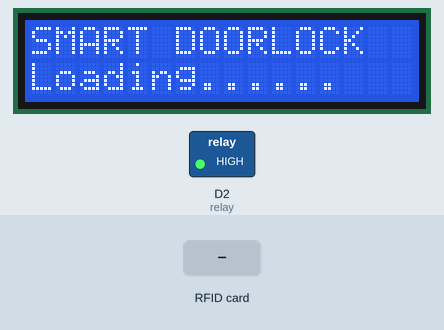
Recording of a sketch running on a simulated ESP8266 (NodeMCU). Shown: 16×2 character LCD, switched loads named in the sketch (green lamp = pin HIGH). The inputs (shaded band) are chosen by the test bench. What the sketch prints to the serial monitor is not drawn.

Above: at 1.2 s.
At 3.3 s:
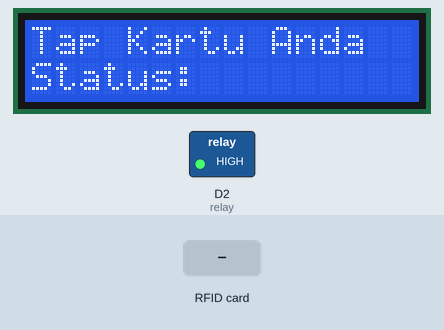
3.4 s: RFID card 81 B0 1F 26 held to the reader
At 4.0 s:
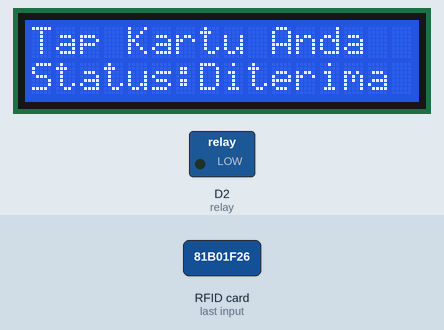
4.9 s: RFID card 5E 7A 19 C4 held to the reader
At 7.6 s:
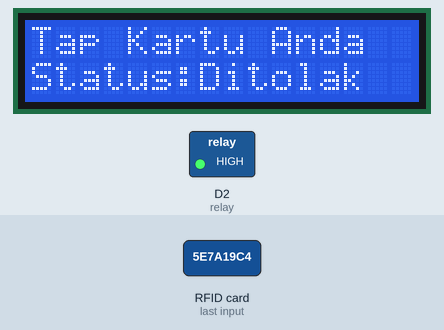
7.9 s: RFID card C3 1D AD 94 held to the reader
At 13.1 s:
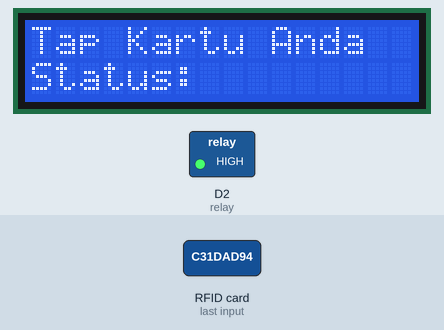
Timing chart, 0 to 14.6 s (numbered marks = the images above; inputs shaded):
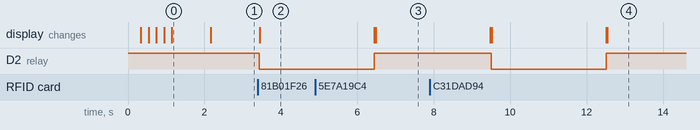

Measured:
- after the input at 3.4 s, D2 (relay): HIGH → LOW at once; the display: changes at once (image 2)
- after the input at 4.9 s, the display: first differs from a run without the input after 1.6 s (image 3)
- after the input at 7.9 s, D2 (relay): HIGH → LOW after 1.6 s, → HIGH 3.0 s later; the display: first differs from a run without the input after 1.6 s (image 4 shows a later state)
- what the display in image 0 shows lasts 1.1 s, from 1.1 s to 2.2 s

The sketch:

coding_ide_smart_doorlock.ino
```cpp
#include <SPI.h>
#include <MFRC522.h>
#include <LiquidCrystal_I2C.h>
LiquidCrystal_I2C lcd(0x27, 16, 2);

#define SS_PIN D10
#define RST_PIN D9
#define relay D2
#define relay_off 1
#define relay_on 0
MFRC522 mfrc522(SS_PIN, RST_PIN);   // Create MFRC522 instance.

String card1 = "81 B0 1F 26";
String card2 = "C3 1D AD 94";
String card3 = "xxxxxx"; //e-ktp
String card4 = "xxxxxx";
String status1 = "Diterima";
String status2 = "Ditolak";
void setup()
{
  pinMode(relay,OUTPUT);
  digitalWrite(relay,relay_off);
  lcd.begin();
  Serial.begin(9600);   // Initiate a serial communication
  SPI.begin();      // Initiate  SPI bus
  mfrc522.PCD_Init();   // Initiate MFRC522
  Serial.println("Silahkan Tempel Kartu Anda......");
  Serial.println();

//LOADING SCREEN
  lcd.setCursor(0,0);
  lcd.print("SMART DOORLOCK");
  lcd.setCursor(0,1);
  lcd.print("Loading");
  lcd.setCursor(7,1);
  lcd.print(".");
  delay(200);
  lcd.setCursor(8,1);
  lcd.print(".");
  delay(200);
  lcd.setCursor(9,1);
  lcd.print(".");
  delay(200);
  lcd.setCursor(10,1);
  lcd.print(".");
  delay(200);
  lcd.setCursor(11,1);
  lcd.print(".");
  delay(200);
  lcd.setCursor(12,1);
  lcd.print(".");
  delay(1000);
  lcd.clear();

}
void loop()
{
  lcd.setCursor(0,0);
  lcd.print("Tap Kartu Anda");
  lcd.setCursor(0,1);
  lcd.print("Status: ");
  // Look for new cards
  if ( ! mfrc522.PICC_IsNewCardPresent())
  {
    return;
  }
  // Select one of the cards
  if ( ! mfrc522.PICC_ReadCardSerial())
  {
    return;
  }
  //Show UID on serial monitor
  Serial.print("UID tag :");
  String content= "";
  byte letter;
  for (byte i = 0; i < mfrc522.uid.size; i++)
  {
     Serial.print(mfrc522.uid.uidByte[i] < 0x10 ? " 0" : " ");
     Serial.print(mfrc522.uid.uidByte[i], HEX);
     content.concat(String(mfrc522.uid.uidByte[i] < 0x10 ? " 0" : " "));
     content.concat(String(mfrc522.uid.uidByte[i], HEX));
  }
  Serial.println();
  Serial.print("Message : ");
  content.toUpperCase();
  if (content.substring(1) == card1 ||content.substring(1) == card2 || content.substring(1) == card3 ) //to find card uid go to the serial moniter, scan your card and copy uid into the section

  {
  digitalWrite(relay,relay_on);
  lcd.setCursor (7,1);
  lcd.print(status1);
  delay(3000);
  lcd.clear();
  Serial.println("AKSES DITERIMA");
  digitalWrite(relay,relay_off);
  return;
  }

 else   {
  lcd.setCursor (7,1);
  lcd.print(status2);
  delay(3000);
  lcd.clear();
  for(byte i = 0; i< mfrc522.uid.size; i++){
    Serial.print(mfrc522.uid.uidByte[i] < 0x10 ? "0" : "");
    Serial.print(mfrc522.uid.uidByte[i],HEX);
    }
  }
}
```
